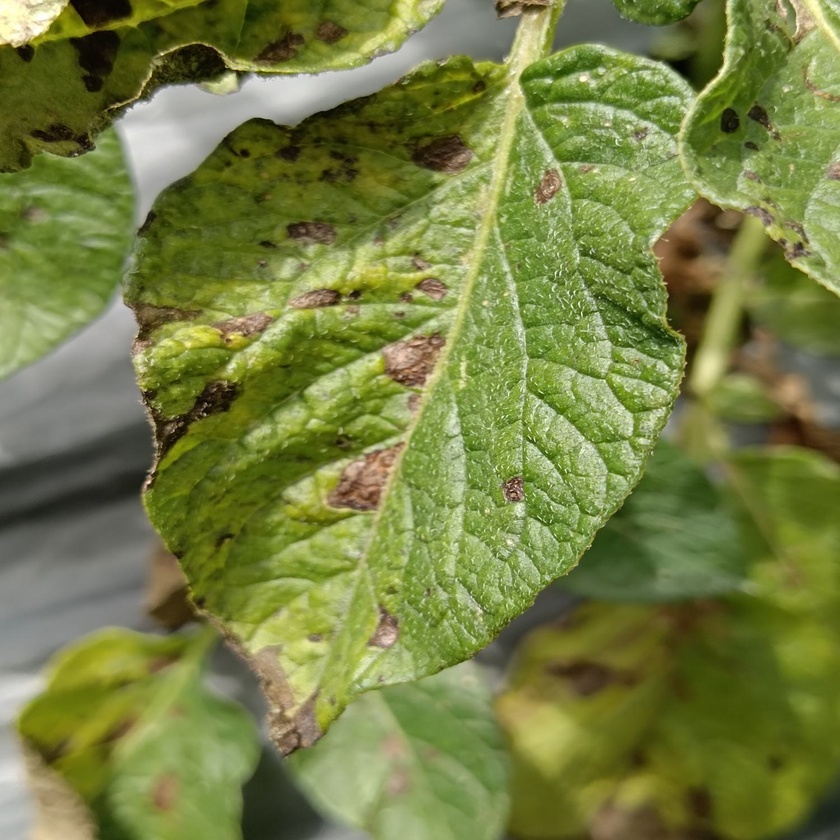
#> input picture Test/Potato/Fungi.jpg, 840 x 840 px, shrunk from 1500 x 1500 before the run, found by its file name
$ jupyter execute --allow-errors Glcm_Final_Combined.ipynb   (shell and % lines are left out)   (older library calls are emulated)
#> lines starting #> are read from the running program, lines starting #| are printed output that depends on the picture; after the words box and inside, x2 and y2 are one past the last pixel; in counts of white or black regions, pixels touching at a corner belong together
[cell 1]
import pandas as pd
import joblib
from sklearn.model_selection import train_test_split
from sklearn.ensemble import RandomForestRegressor
from sklearn.metrics import mean_absolute_error, r2_score
import pymrmr

# ========== Load and Prepare Data ==========
data = pd.read_csv("glcm_features.csv")  # Replace with actual path if different
#> (reads glcm_features.csv from the repository)
data = data.dropna()
data['Disease %'] = data['Disease %'].astype(float)

# ========== Apply mRMR Feature Selection ==========
mrmr_input = data[['Contrast', 'Correlation', 'Energy', 'Homogeneity', 'ASM', 'Dissimilarity', 'Disease %']]
#> (the rest of this cell did not finish here and is left out)

[cell 2]
import pandas as pd
import numpy as np
import joblib
from sklearn.model_selection import train_test_split
from sklearn.ensemble import RandomForestRegressor
from sklearn.metrics import mean_absolute_error, r2_score
from sklearn.preprocessing import StandardScaler
from sklearn.decomposition import PCA

# Load the dataset
data = pd.read_csv("glcm_features.csv")

# Features and label
X = data[['Contrast', 'Correlation', 'Energy', 'Homogeneity', 'ASM', 'Dissimilarity']]
y = data['Disease %']

# Standardize features
scaler = StandardScaler()
X_scaled = scaler.fit_transform(X)

# Apply PCA
pca = PCA(n_components=5)
X_pca = pca.fit_transform(X_scaled)

# Train-test split
X_train, X_test, y_train, y_test = train_test_split(X_pca, y, test_size=0.2, random_state=42)

# Train model
model = RandomForestRegressor(n_estimators=100, random_state=42)
model.fit(X_train, y_train)

# Predict and evaluate
y_pred = model.predict(X_test)
mae = mean_absolute_error(y_test, y_pred)
r2 = r2_score(y_test, y_pred)

print(f"Mean Absolute Error: {mae:.2f}")
print(f"R² Score: {r2:.2f}")

# Save the model and preprocessing objects
joblib.dump(model, "rf_model.pkl")
joblib.dump(pca, "pca.pkl")
joblib.dump(scaler, "scaler.pkl")

[cell 3]
import pandas as pd
import numpy as np
import joblib
from sklearn.model_selection import train_test_split
from sklearn.ensemble import RandomForestRegressor
from sklearn.metrics import mean_absolute_error, r2_score


data = pd.read_csv("glcm_features.csv")

X = data[['Contrast', 'Correlation', 'Energy', 'Homogeneity', 'ASM', 'Dissimilarity']]
y = data['Disease %']

X_train, X_test, y_train, y_test = train_test_split(X, y, test_size=0.2, random_state=42)

model = RandomForestRegressor(n_estimators=100, random_state=42)
model.fit(X_train, y_train)

y_pred = model.predict(X_test)

mae = mean_absolute_error(y_test, y_pred)
r2 = r2_score(y_test, y_pred)
print(f"Mean Absolute Error: {mae}")
print(f"R² Score: {r2}")

joblib.dump(model, "glcm_regressor.pkl")
print("Model saved successfully!")

[cell 4]
import rembg
import numpy as np
import cv2
import joblib
from PIL import Image
from skimage.feature import graycomatrix, graycoprops
from skimage.io import imread
from skimage.color import rgb2gray
from skimage import img_as_ubyte

# [5 lines left out: function remove_background, not called in this run]

def get_disease_mask(image):
    hsv = cv2.cvtColor(image, cv2.COLOR_RGB2HSV)
    color_masks = {
        'yellow': (np.array([22, 120, 100]), np.array([32, 255, 255])),
        'brown': (np.array([8, 100, 40]), np.array([20, 255, 150])),
        'orange': (np.array([10, 50, 50]), np.array([20, 255, 255])),
        'skin': (np.array([0, 48, 80]), np.array([20, 255, 255]))
    }
    return sum(cv2.inRange(hsv, *color_masks[color]) for color in color_masks)

def extract_glcm_features(image, mask_disease):
    try:
        gray = img_as_ubyte(rgb2gray(image))
        diseased_region = cv2.bitwise_and(gray, gray, mask=mask_disease)

        if diseased_region.max() > 0:
            diseased_region = (diseased_region / diseased_region.max() * 255).astype(np.uint8)

        glcm = graycomatrix(diseased_region, distances=[1], angles=[0, np.pi/4, np.pi/2, 3*np.pi/4], levels=256, symmetric=True, normed=True)

        features = [graycoprops(glcm, prop).mean() for prop in ['contrast', 'correlation', 'energy', 'homogeneity', 'ASM', 'dissimilarity']]
        return np.array(features)
    except Exception as e:
        print(f"Error extracting GLCM features: {e}")
        return None

# [7 lines left out: function classify_disease, not called in this run]

def calculate_color_mask_percentage(image):
    hsv = cv2.cvtColor(image, cv2.COLOR_RGB2HSV)
    color_masks = {
        'green': (np.array([28, 44, 39]), np.array([75, 255, 255])),
        'yellow': (np.array([22, 120, 100]), np.array([32, 255, 255])),
        'brown': (np.array([8, 100, 40]), np.array([20, 255, 150])),
        'orange': (np.array([10, 50, 50]), np.array([20, 255, 255])),
        'skin': (np.array([0, 48, 80]), np.array([20, 255, 255]))
    }

    mask_green = cv2.inRange(hsv, *color_masks['green'])
    mask_disease = sum(cv2.inRange(hsv, *color_masks[color]) for color in ['yellow', 'brown', 'orange', 'skin'])

    total_pixels = image.shape[0] * image.shape[1]
    green_pixels = np.sum(mask_green == 255)
    disease_pixels = np.sum(mask_disease == 255)

    if disease_pixels + green_pixels == 0:
        return 0  # Avoid division by zero

    return (disease_pixels / (disease_pixels + green_pixels)) * 100

def predict_disease(image_path, model_path="glcm_regressor.pkl"):
    try:
        model = joblib.load(model_path)
        image = imread(image_path)
        mask_disease = get_disease_mask(image)
        features = extract_glcm_features(image, mask_disease)

        if features is None:
            return "Error extracting features!"

        features = features.reshape(1, -1)
        predicted_disease_percent = model.predict(features)[0]
        mask_disease_percent = calculate_color_mask_percentage(image)

        if predicted_disease_percent < 5 and mask_disease_percent < 5:
            classification = "Confidently Healthy"
        elif (predicted_disease_percent > 5 and mask_disease_percent < 5) or (predicted_disease_percent < 5 and mask_disease_percent > 5):
            classification = "Probably Healthy"
        elif 5 <= predicted_disease_percent <= 15 or 5 <= mask_disease_percent <= 15:
            classification = "Probably Diseased"
        else:
            classification = "Confidently Diseased"

        return predicted_disease_percent, mask_disease_percent, classification
    except Exception as e:
        print(f"Error in disease prediction: {e}")
        return None, None, None

# Example Usage
image_path = r"/content/Fungi.jpg"
disease_percent_glcm, disease_percent_mask, classification = predict_disease(image_path)
#> in predict_disease, image is the input picture: shape (840, 840, 3); mean R, G, B 118.1, 127.5, 67.3
#> in get_disease_mask, `hsv = cv2.cvtColor(image, cv2.COLOR_RGB2HSV)`: hsv: shape (840, 840, 3); mean H, S, V 35, 133.6, 129.4
#> in get_disease_mask, `return sum(cv2.inRange(hsv, *color_masks[color]) for color in color_ma..`:
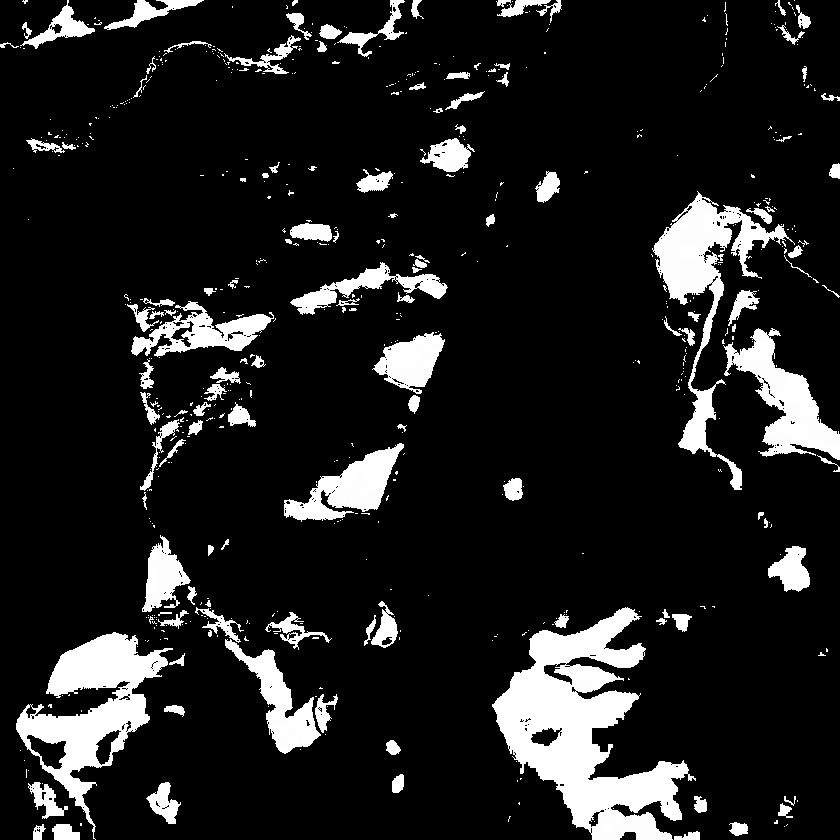
#> returned value: shape (840, 840); min 0, max 255, mean 31.1
#> in extract_glcm_features, `gray = img_as_ubyte(rgb2gray(image))`:
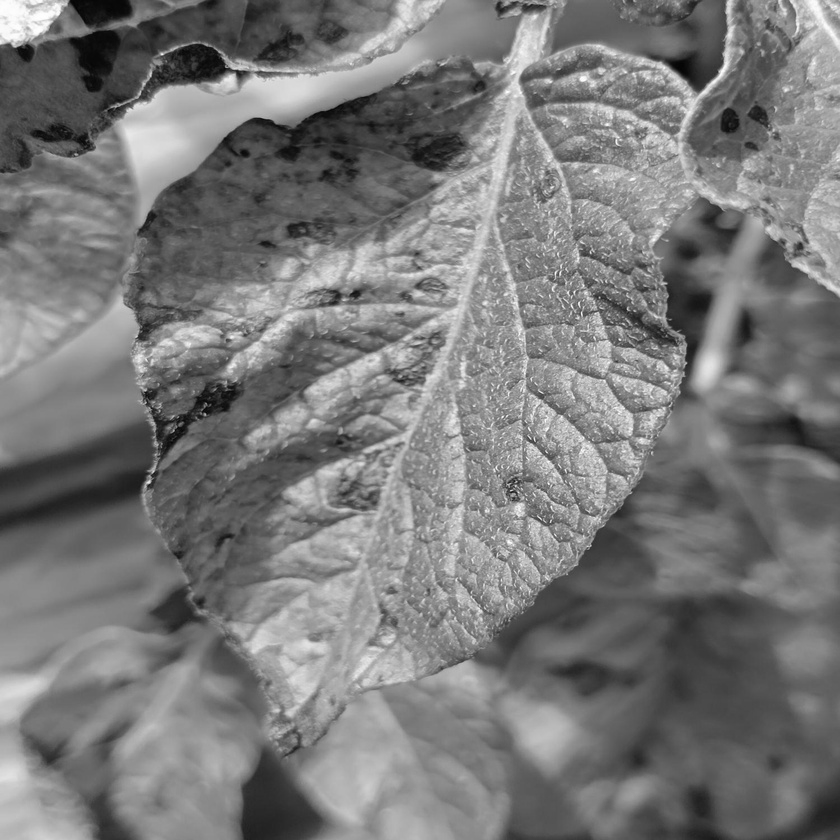
#> gray: shape (840, 840); min 2, max 255, mean 121.1
#> in extract_glcm_features, `diseased_region = cv2.bitwise_and(gray, gray, mask=mask_disease)`:
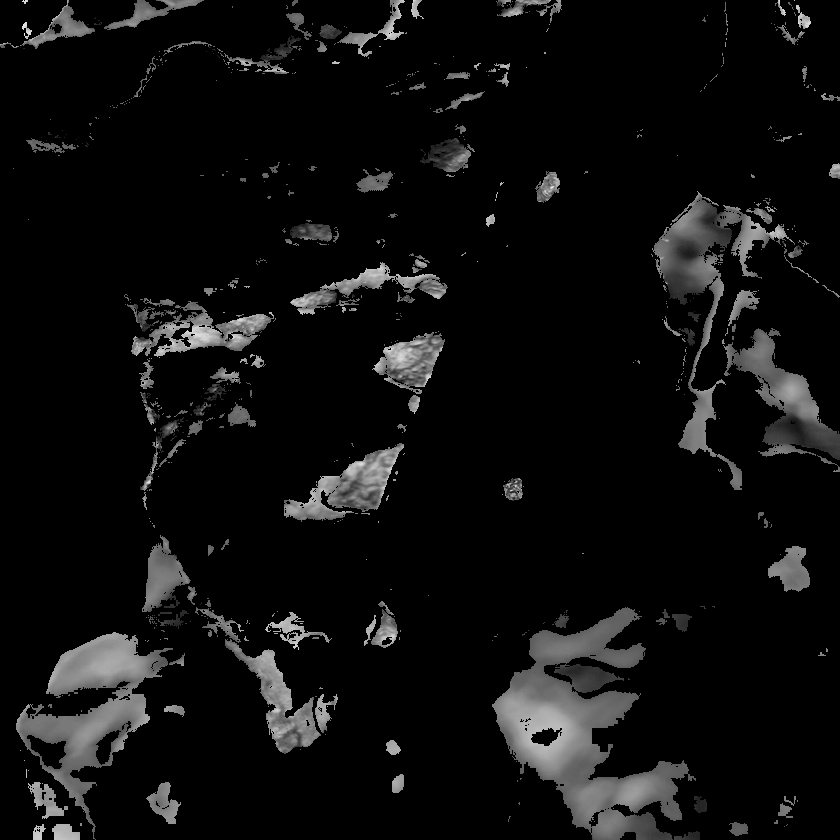
#> diseased_region: shape (840, 840); min 0, max 240, mean 14.5
#> in extract_glcm_features, `features = [graycoprops(glcm, prop).mean() for prop in ['contrast', 'c..`: features = [399.6, 0.892, 0.866, 0.898, 0.749, 3.47]
#> in predict_disease, `features = features.reshape(1, -1)`: features = [[399.6, 0.892, 0.866, 0.898, 0.749, 3.47]]
#> in predict_disease, `predicted_disease_percent = model.predict(features)[0]`: predicted_disease_percent = 15.38
#> in calculate_color_mask_percentage, `mask_green = cv2.inRange(hsv, *color_masks['green'])`:
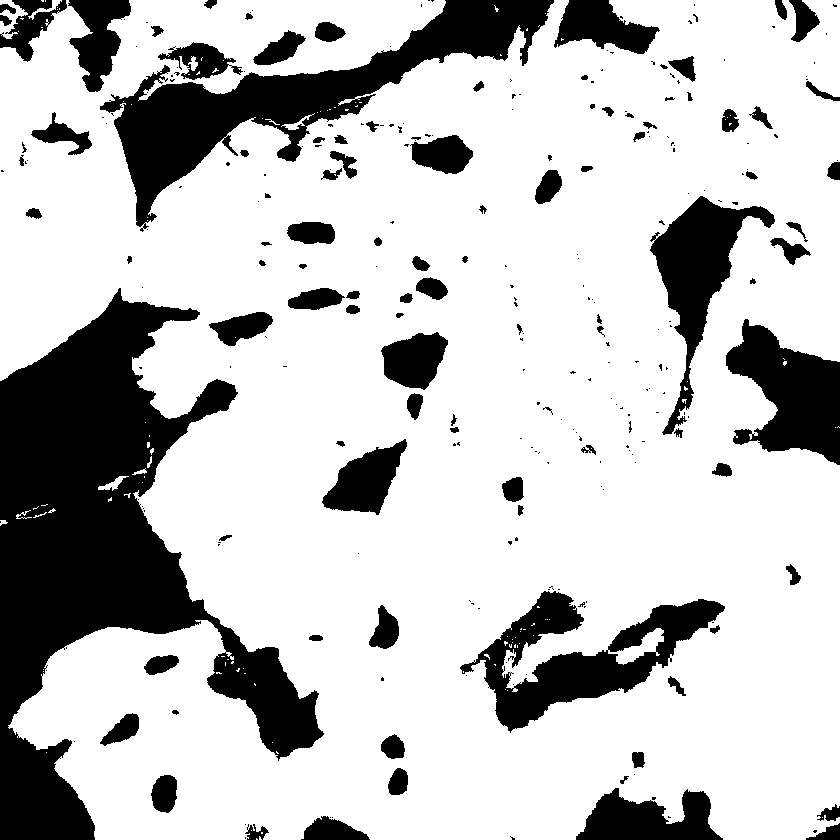
#> mask_green: shape (840, 840); 76.3% white; 281 black regions (178 under 20 px), largest, box (x1, y1, x2, y2) and area: (0, 288, 324, 840) 69116, (100, 0, 554, 232) 24866, (460, 591, 725, 733) 13052
#> in calculate_color_mask_percentage, `green_pixels = np.sum(mask_green == 255)`: green_pixels = 538482
#> in calculate_color_mask_percentage, `disease_pixels = np.sum(mask_disease == 255)`: disease_pixels = 53744
#> in predict_disease, `mask_disease_percent = calculate_color_mask_percentage(image)`: mask_disease_percent = 9.07
#> disease_percent_glcm = 15.38; disease_percent_mask = 9.07; classification = 'Probably Diseased'

if disease_percent_glcm is not None:
    print(f"Predicted Disease % (GLCM Model): {disease_percent_glcm:.2f}%")
#| Predicted Disease % (GLCM Model): 15.38%
    print(f"Predicted Disease % (Color Masking): {disease_percent_mask:.2f}%")
#| Predicted Disease % (Color Masking): 9.07%
    print(f"Final Classification: {classification}")
#| Final Classification: Probably Diseased
else:
    print("Prediction failed due to an error.")

[cell 5]
import rembg
import numpy as np
import cv2
import joblib
from PIL import Image
from skimage.feature import graycomatrix, graycoprops
from skimage.io import imread
from skimage.color import rgb2gray
from skimage import img_as_ubyte

# Load saved model and preprocessing steps
model = joblib.load("rf_model.pkl")
scaler = joblib.load("scaler.pkl")
pca = joblib.load("pca.pkl")

# [5 lines left out: function remove_background, not called in this run]

def get_disease_mask(image):
    hsv = cv2.cvtColor(image, cv2.COLOR_RGB2HSV)
    color_masks = {
        'yellow': (np.array([22, 120, 100]), np.array([32, 255, 255])),
        'brown': (np.array([8, 100, 40]), np.array([20, 255, 150])),
        'orange': (np.array([10, 50, 50]), np.array([20, 255, 255])),
        'skin': (np.array([0, 48, 80]), np.array([20, 255, 255]))
    }
    return sum(cv2.inRange(hsv, *color_masks[color]) for color in color_masks)

def extract_glcm_features(image, mask_disease):
    try:
        gray = img_as_ubyte(rgb2gray(image))
        diseased_region = cv2.bitwise_and(gray, gray, mask=mask_disease)

        if diseased_region.max() > 0:
            diseased_region = (diseased_region / diseased_region.max() * 255).astype(np.uint8)

        glcm = graycomatrix(diseased_region, distances=[1], angles=[0, np.pi/4, np.pi/2, 3*np.pi/4],
                            levels=256, symmetric=True, normed=True)

        features = [graycoprops(glcm, prop).mean()
                    for prop in ['contrast', 'correlation', 'energy', 'homogeneity', 'ASM', 'dissimilarity']]
        return np.array(features)
    except Exception as e:
        print(f"Error extracting GLCM features: {e}")
        return None

def calculate_color_mask_percentage(image):
    hsv = cv2.cvtColor(image, cv2.COLOR_RGB2HSV)
    color_masks = {
        'green': (np.array([28, 44, 39]), np.array([75, 255, 255])),
        'yellow': (np.array([22, 120, 100]), np.array([32, 255, 255])),
        'brown': (np.array([8, 100, 40]), np.array([20, 255, 150])),
        'orange': (np.array([10, 50, 50]), np.array([20, 255, 255])),
        'skin': (np.array([0, 48, 80]), np.array([20, 255, 255]))
    }

    mask_green = cv2.inRange(hsv, *color_masks['green'])
    mask_disease = sum(cv2.inRange(hsv, *color_masks[color]) for color in ['yellow', 'brown', 'orange', 'skin'])

    total_pixels = image.shape[0] * image.shape[1]
    green_pixels = np.sum(mask_green == 255)
    disease_pixels = np.sum(mask_disease == 255)

    if disease_pixels + green_pixels == 0:
        return 0  # Avoid division by zero

    return (disease_pixels / (disease_pixels + green_pixels)) * 100

def predict_disease(image_path):
    try:
        image = imread(image_path)
        mask_disease = get_disease_mask(image)
        features = extract_glcm_features(image, mask_disease)

        if features is None:
            return "Error extracting features", None, None

        features_scaled = scaler.transform(features.reshape(1, -1))
        features_pca = pca.transform(features_scaled)

        predicted_disease_percent = model.predict(features_pca)[0]
        mask_disease_percent = calculate_color_mask_percentage(image)

        if predicted_disease_percent < 5 and mask_disease_percent < 5:
            classification = "Confidently Healthy"
        elif (predicted_disease_percent > 5 and mask_disease_percent < 5) or \
             (predicted_disease_percent < 5 and mask_disease_percent > 5):
            classification = "Probably Healthy"
        elif 5 <= predicted_disease_percent <= 15 or 5 <= mask_disease_percent <= 15:
            classification = "Probably Diseased"
        else:
            classification = "Confidently Diseased"

        return predicted_disease_percent, mask_disease_percent, classification
    except Exception as e:
        print(f"Error during prediction: {e}")
        return None, None, None

# Example usage
if __name__ == "__main__":
    image_path = "/content/Fungi.jpg"  # Replace with your test image path
    glcm_percent, mask_percent, result = predict_disease(image_path)
#> in extract_glcm_features, `features = [graycoprops(glcm, prop).mean() for prop in ['contrast', 'c..`: features = [399.6, 0.892, 0.866, 0.898, 0.749, 3.47]
#> in predict_disease, `features_scaled = scaler.transform(features.reshape(1, -1))`: features_scaled = [[-0.119, 0.839, -0.00248, 0.213, -0.0855, -0.436]]
#> in predict_disease, `features_pca = pca.transform(features_scaled)`: features_pca = [[0.0311, 0.873, -0.28, -0.301, -0.136]]
#> in predict_disease, `predicted_disease_percent = model.predict(features_pca)[0]`: predicted_disease_percent = 22.2
#> in calculate_color_mask_percentage, `green_pixels = np.sum(mask_green == 255)`: green_pixels = 538482
#> in calculate_color_mask_percentage, `disease_pixels = np.sum(mask_disease == 255)`: disease_pixels = 53744
#> in predict_disease, `mask_disease_percent = calculate_color_mask_percentage(image)`: mask_disease_percent = 9.07
#> glcm_percent = 22.2; mask_percent = 9.07; result = 'Probably Diseased'

    if glcm_percent is not None:
        print(f"Predicted Disease % (GLCM): {glcm_percent:.2f}")
#| Predicted Disease % (GLCM): 22.20
        print(f"Predicted Disease % (Mask): {mask_percent:.2f}")
#| Predicted Disease % (Mask): 9.07
        print(f"Classification: {result}")
#| Classification: Probably Diseased
    else:
        print("Prediction failed.")
